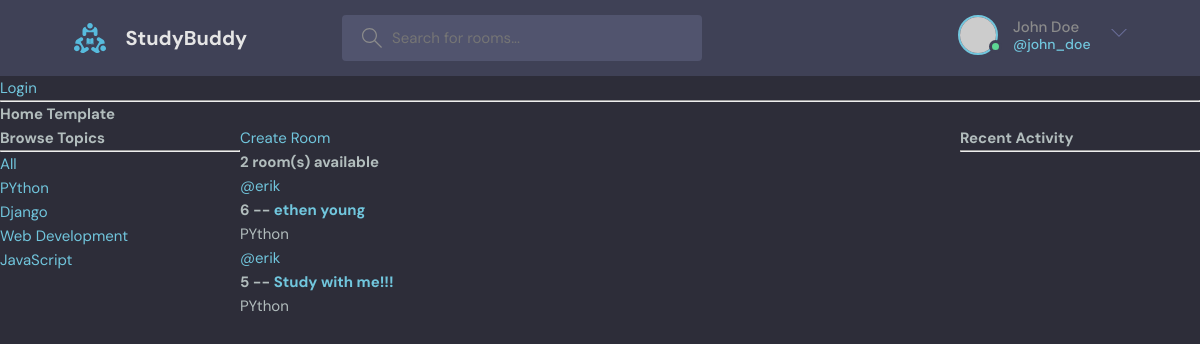
Page /?q=PYthon on the committed database.
### base/models.py (models this page shows, shortened)
class Topic(models.Model):
    name = models.CharField(max_length=200)

class Room(models.Model):
    host=  models.ForeignKey(User, on_delete= models.SET_NULL, null= True)
    topic = models.ForeignKey(Topic, on_delete= models.SET_NULL, null= True)
    name = models.CharField(max_length=200)
    description = models.TextField(null=True, blank=True)
    participants = models.ManyToManyField(User, related_name='participants', blank=True)
    updated = models.DateTimeField(auto_now= True)
    created = models.DateTimeField(auto_now_add= True)
    class Meta:
          ordering = ['-updated', '-created']

### base/views.py (the view)
# urls.py: path('',views.home, name="home"),
def home(request):
    q = request.GET.get('q') if request.GET.get('q') != None else ''
    rooms = Room.objects.filter(
        Q(topic__name__icontains=q) |
        Q(name__icontains=q) |
        Q(description__icontains=q)
        )
    topics = Topic.objects.all()
    room_count = rooms.count()
    room_messages = Message.objects.filter(Q(room__topic__name__icontains=q))
    context={'rooms': rooms, 'topics': topics,
        'room_count': room_count, 'room_messages' : room_messages}
    return render(request, 'base/home.html',context)

### base/templates/base/home.html (shortened to what this page needs)
{% extends 'main.html' %}
{% block content %}
<h1>Home Template</h1>
<div class="home-container">
  <div>
    {% include 'base/topic_component.html'%}
  </div>
  <div>
    <a href="{% url 'create-room'%}">Create Room</a>
    <h5>{{room_count}} room(s) available</h5>
 {% include 'base/feed_component.html'%}
  </div>
    <div>
        {% include 'base/activity_component.html'%}
    </div>
</div>
{% endblock content %}

### base/templates/base/topic_component.html
<h3>Browse Topics</h3>
    <hr>
    <div>
        <a href="{% url 'home' %} ">All</a>
    </div>
    {% for topic in topics %}
    <div>
        <a href="{% url 'home' %}?q={{topic.name}}">{{topic.name}}</a>
    </div>
    {% endfor  %}

### base/templates/base/feed_component.html (shortened to what this page needs)
<div>
    {% for room in rooms %}
    <div>
      <a href ="{% url 'user-profile' room.host.id %}">@{{room.host.username}}</a>
      <h5>{{room.id}} -- <a href="{% url 'room' room.id %}">{{room.name}}</a></h5>
      <small>{{room.topic.name}}</small>
    </div>
    {% endfor %}
  </div>

### static/styles/style.css (style rules this page uses)
:root { --color-main: #71c6dd; --color-main-light: #e1f6fb; --color-dark: #3f4156; --color-dark-medium: #51546e; --color-dark-light: #696d97; --color-light: #e5e5e5; --color-gray: #8b8b8b; --color-light-gray: #b2bdbd; --color-bg: #2d2d39; --color-success: #5dd693; --color-error: #fc4b0b; }
* { font-family: "DM Sans", -apple-system, BlinkMacSystemFont, "Segoe UI", Roboto, Oxygen, Ubuntu, Cantarell, "Open Sans", "Helvetica Neue", sans-serif; margin: 0; padding: 0; box-sizing: border-box; text-rendering: optimizeLegibility; font-size: inherit; }
html { font-size: 56.25%; }
@media only screen and (min-width: 1200px) { html { font-size: 62.5%; } }
body { line-height: 1.6; font-weight: 400; font-size: 1.5rem; color: var(--color-light-gray); background-color: var(--color-bg); min-height: 100vh; }
a { display: inline-block; color: var(--color-main); text-decoration: none; }

### base/templates/base/home.html (style rules this page uses)
.home-container { display: grid; grid-template-columns: 1fr 3fr 1fr; }

### rows in the picture
Topic: name "PYthon"
Topic: name "Django"
Topic: name "Web Development"
Topic: name "JavaScript"
Room: host.username "erik", id "6", name "ethen young", topic.name "PYthon"
Room: host.username "erik", id "5", name "Study with me!!!", topic.name "PYthon"

### other values in the picture
{{ room_count }} "2"
